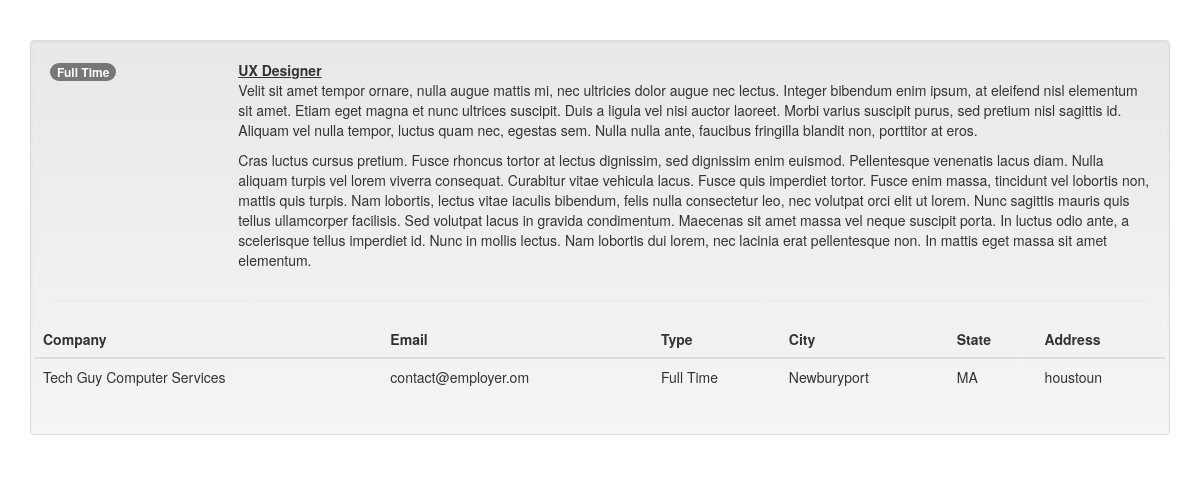
Page /files/jobs.php?pk=2 on the committed database.
### tables this page shows
CREATE TABLE `Types` (
  `id` int(11) NOT NULL,
  `name` varchar(100) NOT NULL,
  `color` varchar(100) NOT NULL
);

CREATE TABLE `jobs` (
  `id` int(11) NOT NULL,
  `category_id` int(11) NOT NULL,
  `user_id` int(11) NOT NULL,
  `type_id` int(11) NOT NULL,
  `company_name` varchar(100) NOT NULL,
  `title` varchar(100) NOT NULL,
  `description` text NOT NULL,
  `city` varchar(100) NOT NULL,
  `state` varchar(100) NOT NULL,
  `contact_email` varchar(100) NOT NULL,
  `created` datetime DEFAULT NULL,
  `Company_id` int(11) NOT NULL
);

CREATE TABLE `Company` (
  `id` int(11) NOT NULL,
  `companyName` varchar(50) NOT NULL,
  `address` varchar(100) NOT NULL
);

### files/jobs.php (the view)
<?php include('incs/head.php'); ?>
<body>
	<div class="container"><br><br>
		<?php
		if(isset($_GET['pk'])){
			$key = $_GET['pk'];
			$jobs = "SELECT * FROM jobs WHERE id = $key";
			$get  = mysqli_query($con, $jobs);
				while($row = mysqli_fetch_assoc($get)){
					$companyName   = $row['company_name'];
					$type_id	   = $row['type_id'];
					$title         = $row['title'];
					$description   = $row['description'];
					$city          = $row['city'];
					$state         = $row['state'];
					$contact_email = $row['contact_email'];
					$Company_id    = $row['Company_id'];
					$type = "SELECT id, name, color FROM types WHERE $type_id = id";
					$getType = mysqli_query($con, $type);
					while($row = mysqli_fetch_assoc($getType)){
						$typename = $row['name'];
						$typecolor = $row['color'];
					}
					$company = "SELECT id, address FROM company WHERE $Company_id = id";
					$getcompany = mysqli_query($con, $company);
					while($row = mysqli_fetch_assoc($getcompany)){
						$address   = $row['address'];
					}
				}
			}
		?>
		<div class="well">
			<div class="row">
				<div class="col-xs-2"><div class="badge <?php echo $typecolor; ?>"><?php echo $typename; ?></div></div>
				<div class="col-xs-10">
					<b><u><?php echo $title; ?></u></b><br>
					<?php echo $description; ?>
				</div>
			</div>
			<hr>
			<div class="row">
				<table class="table">
				    <thead>
				      <tr>
				        <th>Company</th>
				        <th>Email</th>
				        <th>Type</th>
				        <th>City</th>
				        <th>State</th>
				        <th>Address</th>
				      </tr>
				    </thead>
				    <tbody>
				      <tr>
				        <td><?php echo $companyName; ?></td>
				        <td><?php echo $contact_email; ?></td>
				        <td><?php echo $typename; ?></td>
				        <td><?php echo $city; ?></td>
				        <td><?php echo $state; ?></td>
				        <td><?php echo $address; ?></td>
				      </tr>
				    </tbody>
				  </table>
			</div>
		</div>
	</div>
</body>

### rows in the picture
types: name "Full Time"
jobs: title "UX Designer", description "Velit sit amet tempor ornare, nulla augue mattis mi, nec ultricies dolor augue nec lectus. Integer bibendum enim ipsum, at eleifend nisl elementum sit amet. Etiam eget magna et nunc ultrices suscipit. Duis a ligula vel nisi auctor laoreet. Morbi varius suscipit purus, sed pretium nisl sagittis id. Aliquam vel nulla tempor, luctus quam nec, egestas sem. Nulla nulla ante, faucibus fringilla blandit non, porttitor at eros. Cras luctus cursus pretium. Fusce rhoncus tortor at lectus dignissim, sed dignissim enim euismod. Pellentesque venenatis lacus diam. Nulla aliquam turpis vel lorem viverra consequat. Curabitur vitae vehicula lacus. Fusce quis imperdiet tortor. Fusce enim massa, tincidunt vel…", company_name "Tech Guy Computer Services", contact_email "contact@employer.om", city "Newburyport", state "MA"
company: address "houstoun"
